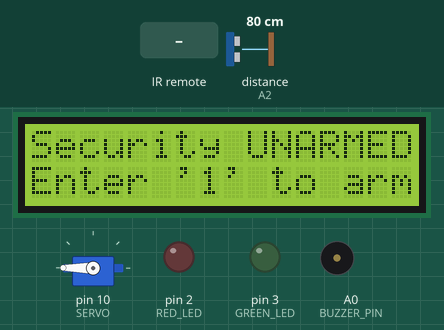
The sketch below on a simulated Arduino Uno, built with avr-gcc and run on an emulated ATmega328P. Parts: 16×2 character LCD, servo, output pins drawn as LEDs (lit = HIGH), buzzer (waves = sounding, pin HIGH). The inputs (shaded band) are chosen by the test bench; at power-on: distance to the obstacle (sensor on A2) 80 cm. The echo pulse lasts 58.3 µs per cm; pins used as bus, display or sensor lines are not drawn; what the sketch prints to the serial monitor is not drawn.

Above: at 3.2 s.
3.3 s: infrared code 0xF30CFF00 received
At 4.1 s:
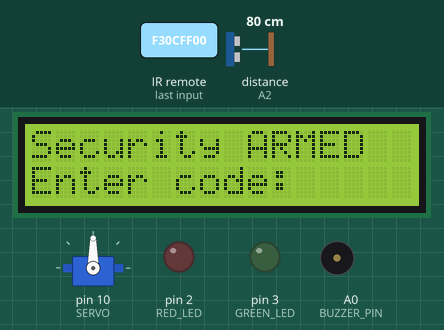
4.9 s: distance to the obstacle (sensor on A2) set to 12 cm
7.1 s: distance to the obstacle (sensor on A2) set to 9 cm
At 8.4 s:
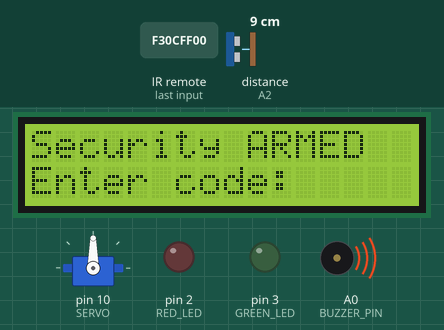
8.7 s: distance to the obstacle (sensor on A2) set to 18 cm
At 9.2 s:
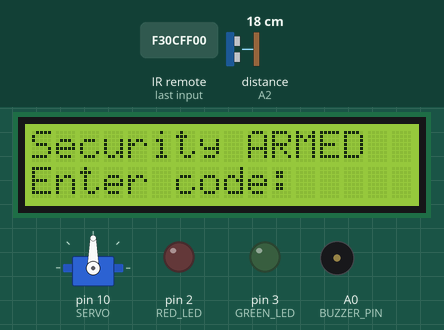
10.3 s: distance to the obstacle (sensor on A2) set to 2 cm
At 11.3 s:
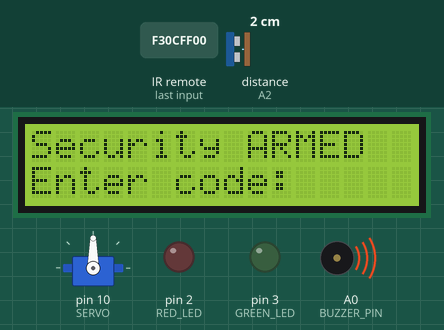
Timing chart, 0 to 12.9 s (numbered marks = the images above; inputs shaded):
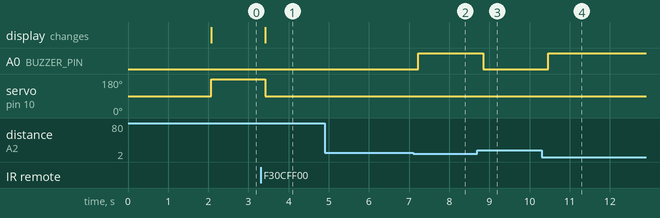

The sketch:

IR_Access_Control_System.ino
```cpp
#include <IRremote.hpp>
#include <Servo.h>
#include <LiquidCrystal.h>

#define GREEN_LED 3
#define RED_LED 2
#define SERVO 10

#define TRIGGER_PIN A1
#define ECHO_PIN A2
#define BUZZER_PIN A0

#define IR_PIN 11
IRrecv irrecv(IR_PIN);
decode_results results;

LiquidCrystal lcd(4, 5, 6, 7, 8, 9);

int position = 90;
static Servo myServo;
static unsigned long acceptedCode[4] = {
  // code is 0000
  0xE916FF00,
  0xE916FF00,
  0xE916FF00,
  0xE916FF00
};
static int codeCounter = 0;
static int inputCounter = 0;
int securityState = 0;


// booleans
bool armed = false;
bool lcdShowingArmed = false;
bool lcdShowingUnarmed = false;

void setup() {
  Serial.begin(9600);
  // set up lcd
  lcd.begin(16, 2);
  lcd.print("Mini Security");
  lcd.setCursor(0,1);
  lcd.print("Activated");
  // set up IR receiver
  irrecv.begin(IR_PIN, ENABLE_LED_FEEDBACK);
  Serial.println("IR receiver ready");
  pinMode(TRIGGER_PIN, OUTPUT);
  pinMode(ECHO_PIN, INPUT);
  pinMode(GREEN_LED, OUTPUT);
  pinMode(RED_LED, OUTPUT);
  pinMode(BUZZER_PIN, OUTPUT);
  myServo.attach(SERVO);
  myServo.write(position);
  delay(2000);
  lcd.clear();
}

void loop() {
  fsmSecurityState();

}

void fsmSecurityState() {
  unsigned long input = readIR();

  switch (securityState) {
    // unarmed
    case 0:
      if (!lcdShowingUnarmed) {
        printUnarmed();
        lcdShowingArmed = false;
        lcdShowingUnarmed = true;
        unlockServo();
      }

      // if input is '1' switch to armed
      if (input != 0 && input == 0xF30CFF00) {
        securityState = 1;
      }
      break;

    // armed
    case 1:
      float distance = getDistanceSmoothed();
      if (!lcdShowingArmed) {
        printArmed();
        lcdShowingArmed = true;
        lcdShowingUnarmed = false;
        lockServo();
      }
      checkIntruder(distance);
      checkInputCode(input);
      checkCorrectCode();
      break;

  }
}

void checkIntruder(float distance) {
  if (distance < 10) {
    digitalWrite(BUZZER_PIN, HIGH);
  } else {
    digitalWrite(BUZZER_PIN, LOW);
  }
}

void checkInputCode(unsigned long input) {
  if (input != 0 && input == acceptedCode[codeCounter]) {
    codeCounter++;
    inputCounter++;
    // Serial.println(codeCounter);
  } else if (input != 0) {
    codeCounter = 0;
    inputCounter++;
    // Serial.print("INPUT ++  ");
    // Serial.println(inputCounter);
  }
}

void checkCorrectCode() {
  // determine if input is valid
  if (codeCounter == 4) {
    // if valid, turn on green light, turn Servo
    codeCounter = 0;
    inputCounter = 0;
    unlockServo();
    turnOnGreenLight();
    securityState = 0;
  } else if (inputCounter == 4) {
  // if not valid, turn on red light
    turnOnRedLight();
    inputCounter = 0;
  }
}

unsigned long readIR() {
  if (irrecv.decode()) {
    // Serial.println("Decoded");
    if (irrecv.decodedIRData.protocol != UNKNOWN) {
      unsigned long result = irrecv.decodedIRData.decodedRawData;
      Serial.print("Received: ");
      Serial.println(result, HEX);
      irrecv.resume();
      return result;
    }
    irrecv.resume();
  }
  return 0;
}

void turnOnGreenLight() {
  digitalWrite(GREEN_LED, HIGH);
  digitalWrite(RED_LED, LOW);
  delay(3000);
  digitalWrite(GREEN_LED, LOW);
}

void turnOnRedLight() {
  digitalWrite(RED_LED, HIGH);
  digitalWrite(GREEN_LED, LOW);
  delay(3000);
  digitalWrite(RED_LED, LOW);
}

void unlockServo() {
  myServo.write(180);
}

void lockServo() {
  myServo.write(90);
}

void printUnarmed() {
  lcd.clear();
  lcd.setCursor(0,0);
  lcd.print("Security UNARMED");
  lcd.setCursor(0, 1);
  lcd.print("Enter '1' to arm");
}

void printArmed() {
  lcd.clear();
  lcd.setCursor(0,0);
  lcd.print("Security ARMED");
  lcd.setCursor(0,1);
  lcd.print("Enter code:");
}

float getDistanceSmoothed() {
    static float distanceSmoothed = getDistanceRaw();
    float distance = getDistanceRaw();
    float alpha = 0.3; // alpha-filter constant
    if (distance != 0) {
  // this is an example of a measurement gate:
  // sensor returns a 0 when it times out
  // (i.e., no measurement) ignore those measurements

  // alpha filter all good measurements
      distanceSmoothed = alpha*distanceSmoothed +(1-alpha)*distance;
    }
    // Serial.println(distanceSmoothed);
    delay(100);
    return(distanceSmoothed);
}

float getDistanceRaw() {
    float duration = (float)getDurationRaw();
    // duration is time for sonar to travel to
    // object and back
    duration = duration / 2;
    // divide by 2 for travel time to object
    float c = 343;  // speed of sound in m/s
    c = c * 100 / 1e6;
// speed of sound in cm/microseconds
    // Calculate the distance in centimeters
    float distance = duration * c;
    // Serial.println(distance);
    // delay(100);
    return(distance);
}

long getDurationRaw() {
  long duration;
  // Clear the TRIGGER_PIN
  digitalWrite(TRIGGER_PIN, LOW);
  delayMicroseconds(2);

  // Set the TRIGGER_PIN on HIGH state
  // for 10 micro seconds
  digitalWrite(TRIGGER_PIN, HIGH);
  delayMicroseconds(10);
  digitalWrite(TRIGGER_PIN, LOW);

  // Reads the ECHO_PIN, returns the sound
  //wave travel time in microseconds
  duration = pulseIn(ECHO_PIN, HIGH, 10000);
  // Serial.println(duration);
  // delay(250);
  return(duration);
}
```

Measured:
- the behaviour switches between 11 and 10 cm on distance to the obstacle (sensor on A2) (found by bisection; images 1 and 2)
- after the input at 3.3 s, servo on pin 10 (SERVO): 180° → 90° after 0.12 s; the display: changes after 0.12 s (image 1)
- after the input at 4.9 s, every drawn part: stays the same
- after the input at 7.1 s, A0 (BUZZER_PIN): LOW → HIGH after 0.13 s
- after the input at 8.7 s, A0 (BUZZER_PIN): HIGH → LOW after 0.14 s
- after the input at 10.3 s, A0 (BUZZER_PIN): LOW → HIGH after 0.17 s
